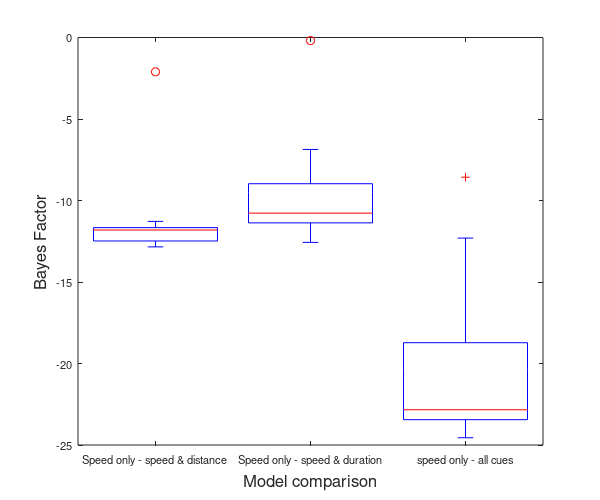

MATLAB code for this plot:
%BIC model comparisons - negative numbers mean evidence for speed only
%values are HARD CODED - extracted from 

% alpha (weber) change = duration
%beta (PSE) change = distance

%model1
%[constrained alpha and constrained beta] - [constrained alpha and
%unconstrained beta]
%speed only - speed + distance
%negative = evidence for speed only, positive = evidence for speed +
%distance
model1 =  [-12.5984  -12.8444  -11.6642   -2.1060  -11.7868  -12.4345  -11.8099  -12.4830  -11.2807]';

%model2
%[constrained alpha and constrained beta] - [unconstrained alpha and
%constrained beta]
%speed only - speed + duration
%negative = evidence for speed only, positive = evidence for speed +
%duration
model2 =  [-6.8675   -0.1900  -12.5698   -8.9707  -11.3728  -10.7752  -10.6775  -12.0765  -11.0494]';

%model3
%%[constrained alpha and constrained beta] - [unconstrained alpha and
%unconstrained beta]
%speed only - speed + distance + duration
%negative = evidence for speed only, positive = evidence for speed +
%distance + duration
model3 =  [-18.7245  -12.3059  -24.1719   -8.5709  -23.4457  -22.8703  -22.8378  -24.5550  -21.9571]';

allmodels = [model1, model2, model3];

boxplot(allmodels)
set(gca,'fontsize',8)
xlabel('Model comparison', 'fontsize',12);
ylabel('Bayes Factor', 'fontsize',12);
set(gca, 'XTickLabel',{'Speed only - speed & distance', 'Speed only - speed & duration', 'speed only - all cues'});


 set(gcf, 'PaperUnits', 'inches');
 x_width=6;
 y_width=5;
 set(gcf, 'PaperPosition', [0 0 x_width y_width]); %
 saveas(gcf,'modelBoxPlot.pdf');